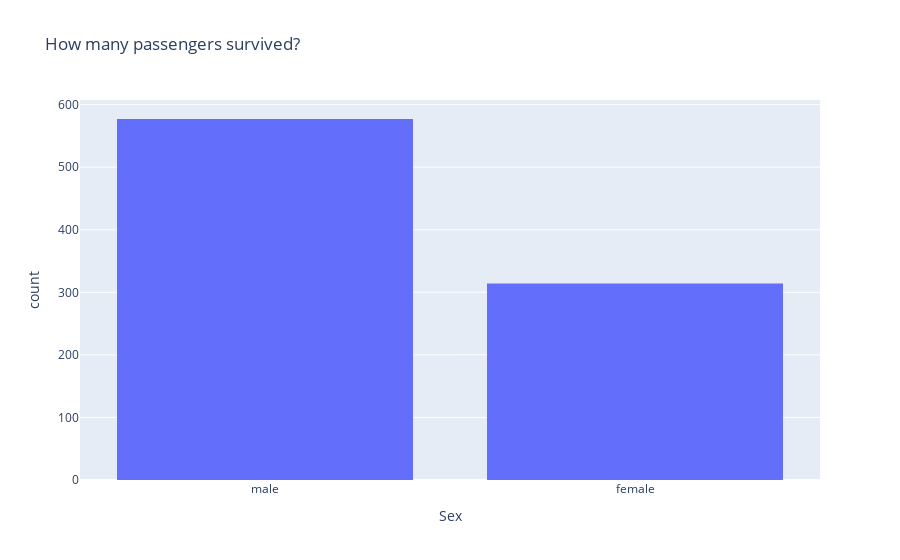

The code cell stored with this chart in its notebook:
### Code cell
fig = px.histogram(df, x="Sex", title="How many passengers survived?")
fig.update_layout(bargap=0.2)  # Setzt eine Lücke von 20% zwischen den Balken
fig.show()

### Figure 1 — Plotly figure (JSON) as saved in the notebook; plotly's stock layout.template omitted (floating-point values rounded to 4 significant figures; data arrays with more than 128 entries replaced by an {"elided": "..."} marker saying what was removed)
{"data": [{"alignmentgroup": "True", "bingroup": "x", "hovertemplate": "Sex=%{x}<br>count=%{y}<extra></extra>", "legendgroup": "", "marker": {"color": "#636efa", "pattern": {"shape": ""}}, "name": "", "offsetgroup": "", "orientation": "v", "showlegend": false, "type": "histogram", "x": {"elided": "891 str values"}, "xaxis": "x", "yaxis": "y"}], "layout": {"bargap": 0.2, "barmode": "relative", "legend": {"tracegroupgap": 0}, "title": {"text": "How many passengers survived?"}, "xaxis": {"anchor": "y", "domain": [0, 1], "title": {"text": "Sex"}}, "yaxis": {"anchor": "x", "domain": [0, 1], "title": {"text": "count"}}}}
